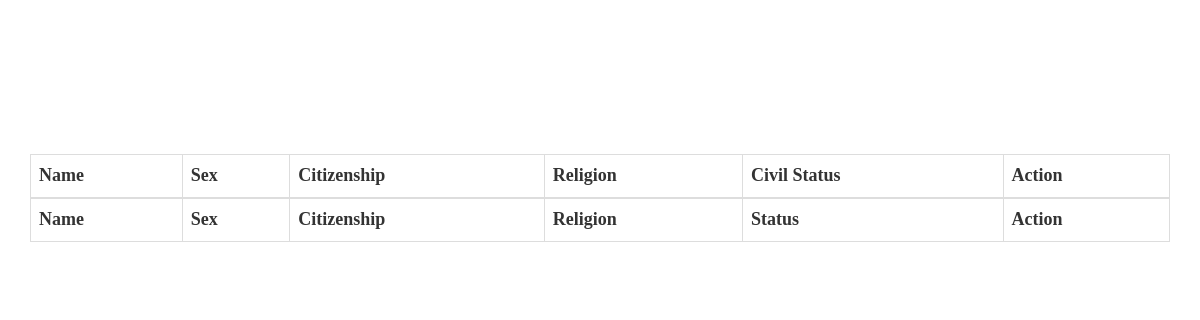
Page /Resident_Profiling/resident.php (signed in) on the earlier database version.
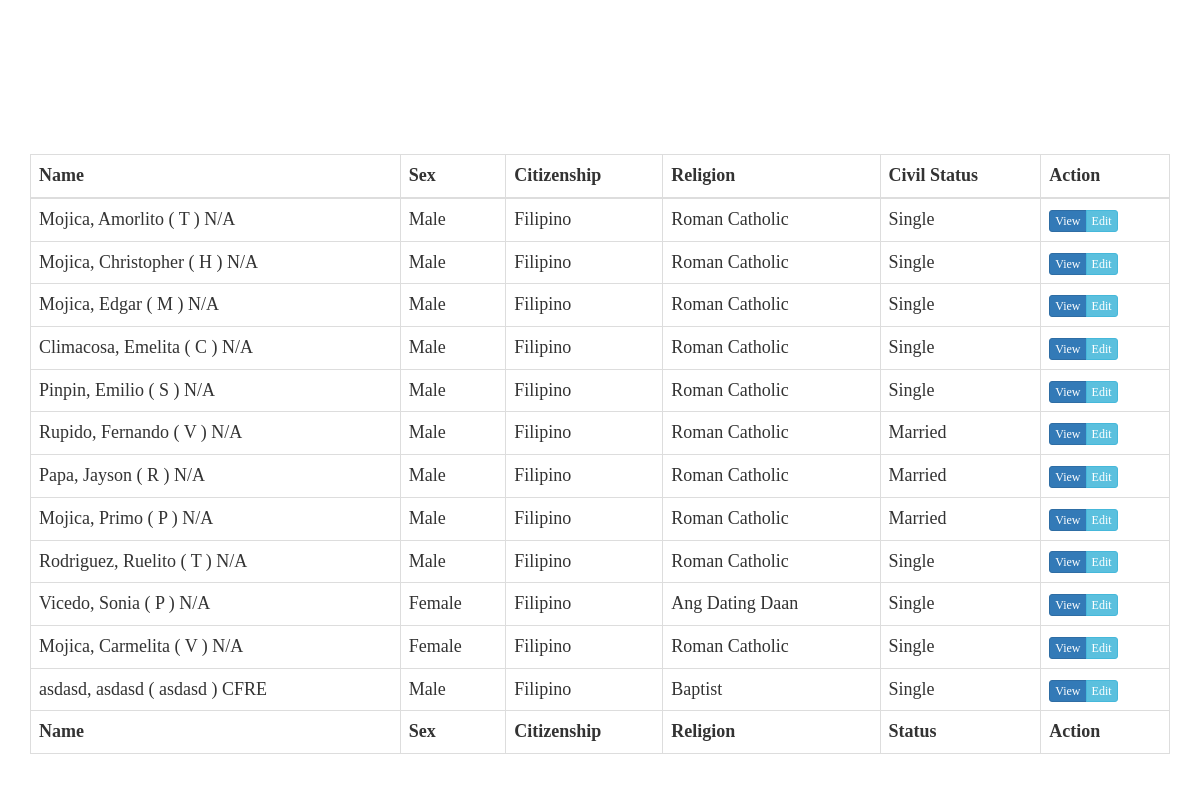
Same page on the later database version.
### tables this page shows
CREATE TABLE `resident_detail` (
  `res_ID` int(11) UNSIGNED NOT NULL COMMENT 'Primary Key',
  `res_Img` longblob,
  `res_fName` varchar(50) DEFAULT NULL,
  `res_mName` varchar(50) DEFAULT NULL,
  `res_lName` varchar(50) DEFAULT NULL,
  `position_ID` int(11) UNSIGNED DEFAULT NULL,
  `suffix_ID` int(11) UNSIGNED DEFAULT NULL COMMENT 'e.g. Jr., II',
  `res_Bday` date DEFAULT NULL,
  `marital_ID` int(11) UNSIGNED DEFAULT NULL,
  `country_ID` int(11) UNSIGNED DEFAULT NULL,
  `gender_ID` int(11) UNSIGNED DEFAULT NULL,
  `religion_ID` int(11) UNSIGNED DEFAULT NULL,
  `occupation_ID` int(11) UNSIGNED DEFAULT NULL,
  `occuStat_ID` int(11) UNSIGNED DEFAULT NULL,
  `res_Date_Record` timestamp NOT NULL DEFAULT CURRENT_TIMESTAMP ON UPDATE CURRENT_TIMESTAMP,
  `occupant_ID` int(11) UNSIGNED DEFAULT NULL,
  `res_Height` int(20) DEFAULT NULL,
  `res_Weight` int(20) DEFAULT NULL,
  `Status` varchar(255) NOT NULL
);

CREATE TABLE `ref_suffixname` (
  `suffix_ID` int(11) UNSIGNED NOT NULL COMMENT 'Primary Key',
  `suffix` varchar(10) DEFAULT NULL COMMENT 'suffix name position on the last name ',
  `suffix_Name` varchar(50) DEFAULT NULL COMMENT 'suffix description'
);

CREATE TABLE `ref_gender` (
  `gender_ID` int(11) UNSIGNED NOT NULL COMMENT 'Primary Key',
  `gender_Name` varchar(8) DEFAULT NULL
);

CREATE TABLE `ref_country` (
  `country_ID` int(11) UNSIGNED NOT NULL COMMENT 'Primary Key',
  `country_iso` char(2) NOT NULL,
  `country_name` varchar(80) NOT NULL,
  `country_iso3` char(3) DEFAULT NULL,
  `country_numcode` smallint(6) DEFAULT NULL,
  `country_phonecode` int(5) DEFAULT NULL,
  `country_nationality` varchar(80) DEFAULT NULL,
  `country_citizenship` varchar(80) DEFAULT NULL
);

CREATE TABLE `ref_religion` (
  `religion_ID` int(11) UNSIGNED NOT NULL COMMENT 'Primary Key',
  `religion_Name` varchar(50) DEFAULT NULL COMMENT 'Religion Name'
);

CREATE TABLE `ref_marital_status` (
  `marital_ID` int(11) UNSIGNED NOT NULL COMMENT 'Primary Key',
  `marital_Name` varchar(50) DEFAULT NULL
);

### Resident_Profiling/resident.php (the view, shortened to what this page needs)
<!DOCTYPE html>
<html lang="en">
  <head>
    <link href="css/bootstrap.min.css" rel="stylesheet">
    <link href="css/css/mis.css" rel="stylesheet">
      <link href="vendor/css/dataTables.bootstrap.min.css" rel="stylesheet">
      </head>
  <body style="font-family: calibri; font-size: 18px; ">
<br>
<br>
<br>
    <br>
<br>
 <br> <?php
         $connect = mysqli_connect("localhost", "root", "", "bmis_db");
         $query ="SELECT rd.res_ID , rd.res_fName , rd.res_mName , rd.res_lName , sfx.suffix, rd.res_Bday , rms.marital_Name, rg.gender_Name, rr.religion_Name, rc.country_nationality, rc.country_citizenship, ro.occupation_Name, ros.occuStat_Name, rd.res_Date_Record FROM resident_detail rd LEFT JOIN ref_suffixname sfx ON rd.suffix_ID = sfx.suffix_ID LEFT JOIN ref_marital_status rms ON rd.marital_ID = rms.marital_ID LEFT JOIN ref_gender rg ON rd.gender_ID = rg.gender_ID LEFT JOIN ref_religion rr ON rd.religion_ID = rr.religion_ID LEFT JOIN ref_occupation ro ON rd.occupation_ID = ro.occupation_ID LEFT JOIN ref_occupation_status ros ON rd.occuStat_ID = ros.occuStat_ID LEFT JOIN ref_country rc ON rd.country_ID = rc.country_ID where rd.res_ID NOT IN (Select res_ID from resident_death) && rd.Status='Active'";
         $result = mysqli_query($connect, $query);
         ?>
      <div class="container">
         <div class="table-responsive">
            <table class="table table-bordered" id="mytable">
               <thead>
                  <tr>
                     <th scope="col-2">Name</th>
                     <th scope="col">Sex</th>
                     <th scope="col">Citizenship</th>
                     <th scope="col">Religion</th>
                     <th scope="col">Civil Status</th>
                     <th scope="col">Action</th>
                  </tr>
               </thead>
               <?php
                  while($row = mysqli_fetch_array($result))
                       {
                          ?>
               <tr>
                  <td><?php echo $row["res_lName"].", "?> <?php echo $row["res_fName"]?> <?php echo"( ". $row["res_mName"]." )"?> <?php echo $row["suffix"]?></td>
                  <td><?php echo $row["gender_Name"]?></td>
                  <td><?php echo $row["country_citizenship"]?></td>
                  <td><?php echo $row["religion_Name"]?></td>
                  <td><?php echo $row["marital_Name"]?></td>
                  <td>
                     <div class="btn-group">
                        <a href="profile-final.php?id=<?php echo $row['res_ID'] ?>" class="btn btn-primary btn-xs">View</a>
                       <?php if($_SESSION['position']!="Barangay Captain"){ echo '<a href="edit.php?id='.$row['res_ID'].'" class="btn btn-info btn-xs">Edit</a>';} ?>
                     </div>
                  </td>
               </tr>
               <?php
                  }
                  ?>
               <tfoot>
                  <tr>
                     <th scope="col-2">Name</th>
                     <th scope="col">Sex</th>
                     <th scope="col">Citizenship</th>
                     <th scope="col">Religion</th>
                     <th scope="col">Status</th>
                     <th scope="col">Action</th>
                  </tr>
               </tfoot>
            </table>
         </div>
      </div>
          <br>
<br>
  </body>
</html>

Differences in the rows shown:
now on this page (row edited): resident_detail: res_lName "Mojica", res_fName "Amorlito", res_mName "T", suffix_ID.suffix "N/A", gender_ID.gender_Name "Male", country_ID.country_citizenship "Filipino", religion_ID.religion_Name "Roman Catholic", marital_ID.marital_Name "Single"
now on this page (row edited): resident_detail: res_lName "Mojica", res_fName "Christopher", res_mName "H", suffix_ID.suffix "N/A", gender_ID.gender_Name "Male", country_ID.country_citizenship "Filipino", religion_ID.religion_Name "Roman Catholic", marital_ID.marital_Name "Single"
now on this page (row edited): resident_detail: res_lName "Mojica", res_fName "Edgar", res_mName "M", suffix_ID.suffix "N/A", gender_ID.gender_Name "Male", country_ID.country_citizenship "Filipino", religion_ID.religion_Name "Roman Catholic", marital_ID.marital_Name "Single"
now on this page (row edited): resident_detail: res_lName "Climacosa", res_fName "Emelita", res_mName "C", suffix_ID.suffix "N/A", gender_ID.gender_Name "Male", country_ID.country_citizenship "Filipino", religion_ID.religion_Name "Roman Catholic", marital_ID.marital_Name "Single"
now on this page (row edited): resident_detail: res_lName "Pinpin", res_fName "Emilio", res_mName "S", suffix_ID.suffix "N/A", gender_ID.gender_Name "Male", country_ID.country_citizenship "Filipino", religion_ID.religion_Name "Roman Catholic", marital_ID.marital_Name "Single"
now on this page (row edited): resident_detail: res_lName "Rupido", res_fName "Fernando", res_mName "V", suffix_ID.suffix "N/A", gender_ID.gender_Name "Male", country_ID.country_citizenship "Filipino", religion_ID.religion_Name "Roman Catholic", marital_ID.marital_Name "Married"
now on this page (row edited): resident_detail: res_lName "Papa", res_fName "Jayson", res_mName "R", suffix_ID.suffix "N/A", gender_ID.gender_Name "Male", country_ID.country_citizenship "Filipino", religion_ID.religion_Name "Roman Catholic", marital_ID.marital_Name "Married"
now on this page (row edited): resident_detail: res_lName "Mojica", res_fName "Primo", res_mName "P", suffix_ID.suffix "N/A", gender_ID.gender_Name "Male", country_ID.country_citizenship "Filipino", religion_ID.religion_Name "Roman Catholic", marital_ID.marital_Name "Married"
now on this page (row edited): resident_detail: res_lName "Rodriguez", res_fName "Ruelito", res_mName "T", suffix_ID.suffix "N/A", gender_ID.gender_Name "Male", country_ID.country_citizenship "Filipino", religion_ID.religion_Name "Roman Catholic", marital_ID.marital_Name "Single"
now on this page (row edited): resident_detail: res_lName "Vicedo", res_fName "Sonia", res_mName "P", suffix_ID.suffix "N/A", gender_ID.gender_Name "Female", country_ID.country_citizenship "Filipino", religion_ID.religion_Name "Ang Dating Daan", marital_ID.marital_Name "Single"
now on this page (row edited): resident_detail: res_lName "Mojica", res_fName "Carmelita", res_mName "V", suffix_ID.suffix "N/A", gender_ID.gender_Name "Female", country_ID.country_citizenship "Filipino", religion_ID.religion_Name "Roman Catholic", marital_ID.marital_Name "Single"
now on this page (row edited): resident_detail: res_lName "asdasd", res_fName "asdasd", res_mName "asdasd", suffix_ID.suffix "CFRE", gender_ID.gender_Name "Male", country_ID.country_citizenship "Filipino", religion_ID.religion_Name "Baptist", marital_ID.marital_Name "Single"
